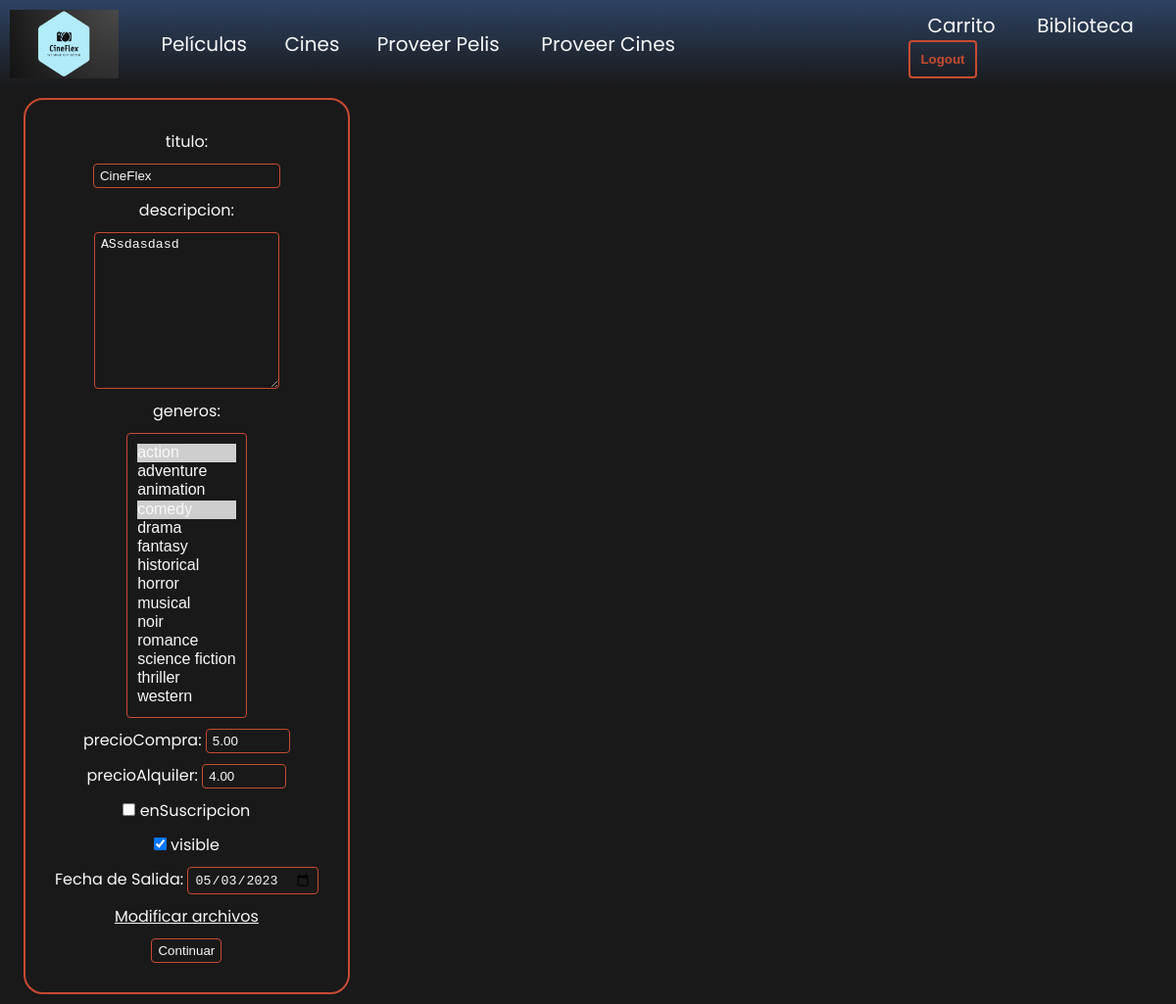
The app's page /peliculas/editarPelicula.php?id=1 (signed in) with its own data.
### tables this page shows
CREATE TABLE `peliculas` (
  `id` int(11) NOT NULL,
  `idProveedor` int(11) DEFAULT NULL,
  `titulo` varchar(50) NOT NULL,
  `descripcion` varchar(255) NOT NULL,
  `urlPortada` varchar(30) NOT NULL,
  `urlTrailer` varchar(30) NOT NULL,
  `urlPelicula` varchar(30) NOT NULL,
  `precioCompra` decimal(4,2) NOT NULL DEFAULT 7.99,
  `precioAlquiler` decimal(4,2) NOT NULL DEFAULT 2.99,
  `enSuscripcion` tinyint(1) NOT NULL,
  `valoracionMedia` decimal(2,1) NOT NULL DEFAULT 0.0,
  `valoracionCuenta` int(11) NOT NULL DEFAULT 0,
  `fechaCreacion` date NOT NULL,
  `visible` tinyint(1) NOT NULL,
  `fechaAnadir` datetime NOT NULL DEFAULT current_timestamp()
);

### peliculas/editarPelicula.php (called while the page is built, shortened)
<?php
$htmlForm='';
$idPelicula = filter_input(INPUT_GET, 'id', FILTER_SANITIZE_NUMBER_INT);
$archivos = filter_input(INPUT_GET, 'archivos', FILTER_SANITIZE_SPECIAL_CHARS);
if (!$idPelicula) {
    $htmlForm = new \es\ucm\fdi\aw\peliculas\FormularioAddPelicula();
}
else {
    $pelicula = es\ucm\fdi\aw\peliculas\Pelicula::buscaPorId($idPelicula);
    if (!$archivos) {
        $htmlForm = new \es\ucm\fdi\aw\peliculas\FormularioUpdatePelicula();
    }
    else {
        $htmlForm = new \es\ucm\fdi\aw\peliculas\FormularioArchivos();
    }
}
$htmlForm = $htmlForm->gestiona();

### includes/src/peliculas/Pelicula.php (called while the page is built, shortened)
<?php
class Pelicula {
    public static function buscaPorId($idPelicula)
    {
        $conn = Aplicacion::getInstance()->getConexionBd();
        $query = sprintf("SELECT * FROM peliculas WHERE id=%d", $idPelicula);
        $rs = $conn->query($query);
        $result = false;
        if ($rs) {
            $fila = $rs->fetch_assoc();
            if ($fila) {
                $generos = [];
                $result = new Pelicula(
                    $fila['titulo'],
                    $fila['descripcion'],
                    $fila['urlPortada'],
                    $fila['urlTrailer'],
                    $fila['urlPelicula'],
                    $fila['enSuscripcion'],
                    $fila['fechaCreacion'],
                    $fila['visible'],
                    $fila['precioCompra'],
                    $fila['precioAlquiler'],
                    $fila['valoracionMedia'],
                    $fila['valoracionCuenta'],
                    $fila['idProveedor'],
                    $generos,
                    $fila['fechaAnadir'],
                    $fila['id']
                );
                $result->cargaGeneros($result);
            }
        } else {
            error_log("Error buscarporid ({$conn->errno}): {$conn->error}");
        }
        return $result;
    }
    private function cargaGeneros($pelicula)
    {
        $conn = Aplicacion::getInstance()->getConexionBd();
        $query = sprintf("SELECT genero FROM generospelicula WHERE id=%d"
            , $pelicula->id
        );
        $rs = $conn->query($query);
        if ($rs) {
            $generos = $rs->fetch_all(MYSQLI_ASSOC);
            $pelicula->generos = [];
            foreach($generos as $genero) {
                $pelicula->generos[] = $genero['genero'];
            }
            return $pelicula;
        } else {
            error_log("Error cargageneros ({$conn->errno}): {$conn->error}");
        }
        return false;
    }
    private $id;
    private $titulo;
    private $descripcion;
    private $generos;
    private $precioCompra;
    private $precioAlquiler;
    private $enSuscripcion;
    private $fechaCreacion;
    private $visible;
    private function __construct(
        $titulo,
        $descripcion,
        $urlPortada,
        $urlTrailer,
        $urlPelicula,
        $enSuscripcion,
        $fechaCreacion,
        $visible = true,
        $precioCompra = null,
        $precioAlquiler = null,
        $valoracionMedia = 0,
        $valoracionCuenta = 0,
        $idProveedor = null,
        $generos = [],
        $fechaAnadir = null,
        $id = null,
    ) {
        $this->id = $id;
        $this->titulo = $titulo;
        $this->descripcion = $descripcion;
        $this->generos = $generos;
        $this->precioCompra = $precioCompra;
        $this->precioAlquiler = $precioAlquiler;
        $this->enSuscripcion = $enSuscripcion;
        $this->fechaCreacion = $fechaCreacion;
        $this->visible = $visible;
    }
    public function getId() {
        return $this->id;
    }
    public function getTitulo() {
        return $this->titulo;
    }
    public function getDescripcion() {
        return $this->descripcion;
    }
    public function getPrecioCompra() {
        return $this->precioCompra;
    }
    public function getPrecioAlquiler() {
        return $this->precioAlquiler;
    }
    public function getEnSuscripcion() {
        return $this->enSuscripcion;
    }
    public function getFechaCreacion() {
        return $this->fechaCreacion;
    }
    public function getVisible() {
        return $this->visible;
    }
    public function getGeneros() {
        return $this->generos;
    }
}

### includes/src/MagicProperties.php (called while the page is built, shortened)
<?php
trait MagicProperties
{
    public function __get($property)
    {
        $methodName = 'get' . ucfirst($property);
        if (method_exists($this, $methodName)) {
            return $this->$methodName();
        } else {
            throw new \Exception("La propiedad '$property' no está definida");
        }
    }
}

### includes/src/Aplicacion.php (called while the page is built, shortened)
<?php
class Aplicacion
{
    private static $instancia;
    public static function getInstance()
    {
        if (!self::$instancia instanceof self) {
            self::$instancia = new static();
        }
        return self::$instancia;
    }
    private $rutaRaizApp;
    private $inicializada;
    private function __construct()
    {
        $this->inicializada = false;
    }
    public function init($bdDatosConexion, $rutaApp = '/', $dirInstalacion = __DIR__)
    {
        if (!$this->inicializada) {
            $this->rutaRaizApp = $rutaApp;
            $this->inicializada = true;
        }
    }
    public function resuelve($path = '')
    {
        $rutaAppLongitudPrefijo = mb_strlen($this->rutaRaizApp);
        return $this->rutaRaizApp . $path;
    }
    public function buildUrl($relativeURL, $params = [])
    {
        $url = $this->resuelve($relativeURL);
        $query = self::buildParams($params);
        if (!empty($query)) {
            $url .= '?' . $query;
        }
        return $url;
    }
    public static function buildParams($params, $separator = '&', $enclosing = '')
    {
        $query = '';
        $numParams = 0;
        foreach ($params as $param => $value) {
            if ($value != null) {
                if ($numParams > 0) {
                    $query .= $separator;
                }
                $query .= "{$param}={$enclosing}{$value}{$enclosing}";
                $numParams++;
            }
        }
        return $query;
    }
}

### includes/src/peliculas/FormularioUpdatePelicula.php (the view, shortened to what this page needs)
<?php
class FormularioUpdatePelicula extends Formulario {
    protected function generaCamposFormulario(&$datos)
    {
        $app = Aplicacion::getInstance();
        $idProveedor = $app->idUsuario();
        $idPelicula = filter_input(INPUT_GET, 'id', FILTER_SANITIZE_NUMBER_INT);
        $pelicula = Pelicula::buscaPorId($idPelicula);
        $titulo = $datos['titulo'] ?? $pelicula->titulo;
        $descripcion = $datos['descripcion'] ?? $pelicula->descripcion;
        $generos = $datos['generos'] ?? $pelicula->generos;
        $precioCompra = $datos['precioCompra'] ?? $pelicula->precioCompra;
        $precioAlquiler = $datos['precioAlquiler'] ?? $pelicula->precioAlquiler;
        $enSuscripcion = $datos['enSuscripcion'] ?? $pelicula->enSuscripcion;
        $visible = $datos['visible'] ?? $pelicula->visible;
        $fechaCreacion = $datos['fechaCreacion'] ?? $pelicula->fechaCreacion;
        $htmlErroresGlobales = self::generaListaErroresGlobales($this->errores);
        $erroresCampos = self::generaErroresCampos(['titulo', 'descripcion', 'generos', 'precioCompra', 'precioAlquiler', 'fechaCreacion'], $this->errores, 'span', array('class' => 'error'));
        $htmlForm = <<<EOS
        $htmlErroresGlobales
        <input type="hidden" name="idProveedor" value="{$idProveedor} "/>
        <fieldset class="formulario-pelicula">
                <label for="titulo">titulo:</label>
                <input type="text" name="titulo" required value="{$titulo}"/>
                {$erroresCampos['titulo']}
                <label for="descripcion">descripcion:</label>
                <textarea name="descripcion" rows=10 columns=100 required >{$descripcion}</textarea>
                {$erroresCampos['descripcion']}
            <label for="generos">generos:</label>
            <select name="generos[]" multiple required size = 14>
        EOS;
        foreach(Pelicula::GENEROS as $idGenero => $nombreGenero){
            $selected = (array_search($idGenero, $generos) !== false) ? 'selected' : '';
            $htmlForm .= "<option value='{$idGenero}' $selected>{$nombreGenero}</option>";
        }
        $enSuscripcionChecked = ($enSuscripcion) ? 'checked' : "";
        $visibleChecked = ($visible) ? 'checked' : "";
        $urlArchivos = \es\ucm\fdi\aw\Aplicacion::getInstance()->buildUrl('/peliculas/editarPelicula.php',
        ['id' => $pelicula->id, 'archivos' => 'true']);
        $htmlForm .= <<<EOS
                </select>
                {$erroresCampos['generos']}
            <div>
                <label for="precioCompra">precioCompra:</label>
                <input type="number" step="0.01" max=99.99 min=0 name="precioCompra" value="{$precioCompra}" required/>
                {$erroresCampos['precioCompra']}
            </div>
            <div>
                <label for="precioAlquiler">precioAlquiler:</label>
                <input type="number" step="0.01" max=99.99 min=0 name="precioAlquiler" value="{$precioAlquiler}" required/>
                {$erroresCampos['precioAlquiler']}
            </div>
            <div>
                <input type="checkbox" name="enSuscripcion" value="enSuscripcion" $enSuscripcionChecked/>
                <label for="enSuscripcion">enSuscripcion</label>
            </div>
            <div>
                <input type="checkbox" name="visible" value="visible" $visibleChecked/>
                <label for="visible">visible</label>
            </div>
            <div>
                <label for="fechaCreacion" >Fecha de Salida:</label>
                <input type="date" name="fechaCreacion" value="$fechaCreacion"/>
                {$erroresCampos['fechaCreacion']}
            </div>
            <a href="$urlArchivos">Modificar archivos</a>
            <input type="submit" value="Continuar" />
        </fieldset>
        EOS;
        return $htmlForm;
    }
}

### css/estilo.css (style rules this page uses)
:root { --primary: #191919; --secondary: #2D4263; --accent: #C84B31; --accent2: #ECDBBA; --text-color: #f8f8f8; }
* { box-sizing: border-box; margin: 0; padding: 0; color: var(--text-color) }
body { background-color: var(--primary); font-family: "Poppins"; }
input, textarea { background-color: transparent; border: 1px solid var(--accent); border-radius: 4px; padding: 4px 6px; }
select { background: transparent; overflow: hidden; border: 1px solid var(--accent); border-radius: 4px; padding: 10px; }
option { font-size: medium; }
.formulario-login, .formulario-register, .formulario-pelicula { padding: 30px; display: flex; align-items: center; flex-direction: column; border-radius: 20px; border: 2px solid var(--accent); gap: 10px; }
fieldset { display: flex; flex-direction: column; width: fit-content; padding: 10px 20px; }
form input, form button { width: fit-content; }
select { height: fit-content; }

### records on screen
peliculas: titulo "CineFlex", descripcion "ASsdasdasd", precioCompra "5.00", precioAlquiler "4.00", fechaCreacion "05/03/2023"

### other values on screen
form field value "action ☑ / adventure / animation / comedy ☑ / drama / fantasy / historical / horror / musical / noir / romance / science fiction / thriller / western"
